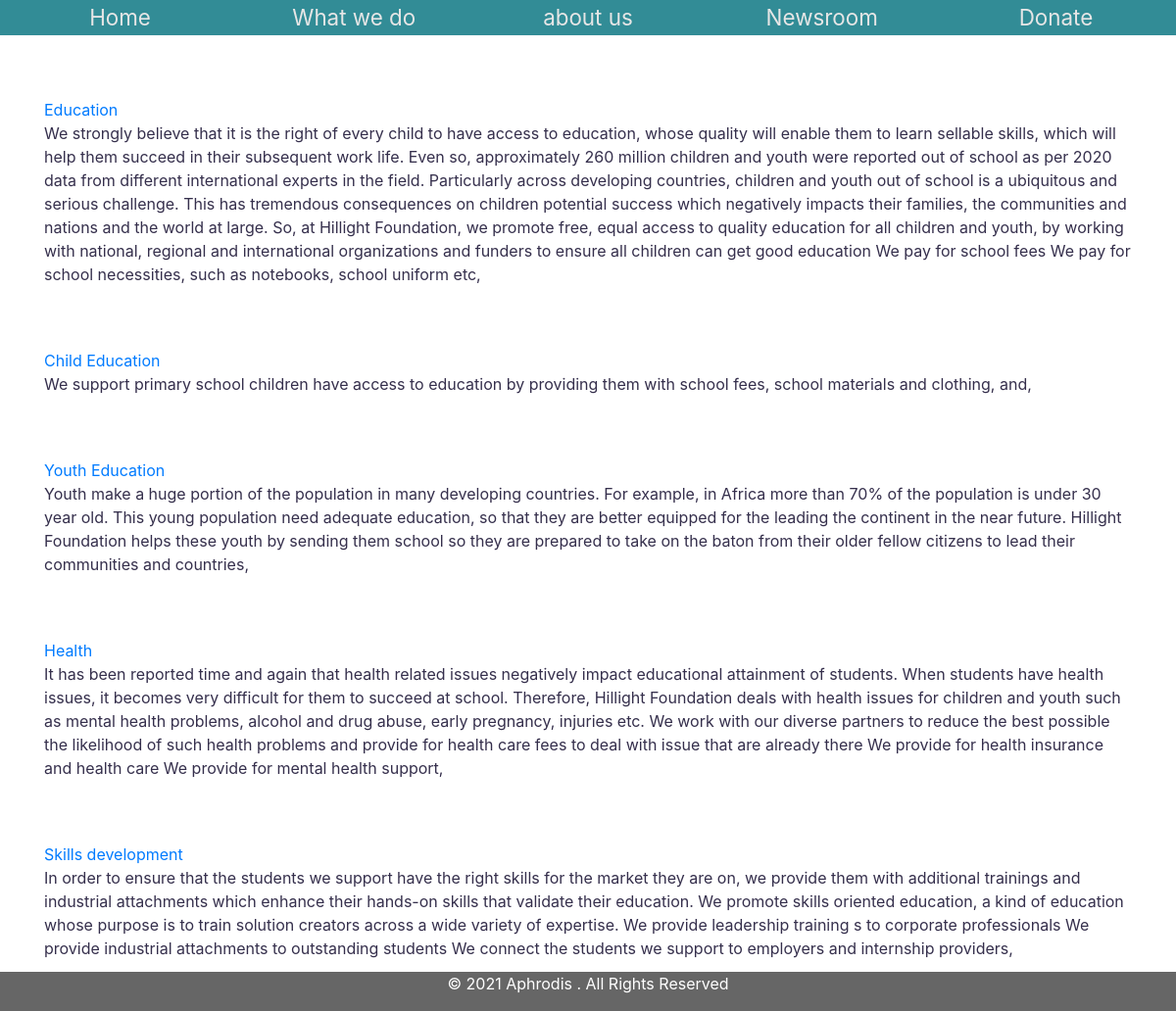
The page /actions/ on the database its author committed.
### missions/models.py (models this page shows)
class Mission(models.Model):
    contributor = models.ForeignKey(User, on_delete=models.CASCADE)
    title = models.CharField(max_length=150)
    mission = models.TextField()
    created = models.DateTimeField(auto_now_add = True)
    updated = models.DateTimeField(auto_now = True)
    def __str__(self):
        return self.mission

### missions/views.py (the view)
# urls.py: path('actions/', include("missions.urls")),
def actions(request):
    action = Mission.objects.all()
    action_df = pd.DataFrame(action).to_html()
    context = {
        'action' : action,
    }
    return render(request, 'hillightfoundation/actions.html', context)

### templates/hillightfoundation/actions.html (shortened to what this page needs)
{% extends "base.html" %}
{% block content %}
    <div class="">
        {% for data in action %}
            <div class="top">
                <a href='/stock/{{data.id}}' target="_blank">{{data.title}}</a>
            </div>
            <div>{{data.mission}},</div>
        {% endfor%}
    </div>
{% endblock %}

### static/styles.css (style rules this page uses)
body { max-width: 100%; overflow-x: hidden; color:rgba(23, 16, 49, 0.87); margin:0; padding-bottom: 3.3em; }
.top { padding-top: 4em; }

### rows shown on the page
Mission: title "Education", mission "We strongly believe that it is the right of every child to have access to education, whose quality will enable them to learn sellable skills, which will help them succeed in their subsequent work life. Even so, approximately 260 million children and youth were reported out of school as per 2020 data from different international experts in the field. Particularly across developing countries, children and youth out of school is a ubiquitous and serious challenge. This has tremendous consequences on children potential success which negatively impacts their families, the communities and nations and the world at large. So, at Hillight Foundation, we promote free, equal access to quality…"
Mission: title "Child Education", mission "We support primary school children have access to education by providing them with school fees, school materials and clothing, and"
Mission: title "Youth Education", mission "Youth make a huge portion of the population in many developing countries. For example, in Africa more than 70% of the population is under 30 year old. This young population need adequate education, so that they are better equipped for the leading the continent in the near future. Hillight Foundation helps these youth by sending them school so they are prepared to take on the baton from their older fellow citizens to lead their communities and countries"
Mission: title "Health", mission "It has been reported time and again that health related issues negatively impact educational attainment of students. When students have health issues, it becomes very difficult for them to succeed at school. Therefore, Hillight Foundation deals with health issues for children and youth such as mental health problems, alcohol and drug abuse, early pregnancy, injuries etc. We work with our diverse partners to reduce the best possible the likelihood of such health problems and provide for health care fees to deal with issue that are already there We provide for health insurance and health care We provide for mental health support"
Mission: title "Skills development", mission "In order to ensure that the students we support have the right skills for the market they are on, we provide them with additional trainings and industrial attachments which enhance their hands-on skills that validate their education. We promote skills oriented education, a kind of education whose purpose is to train solution creators across a wide variety of expertise. We provide leadership training s to corporate professionals We provide industrial attachments to outstanding students We connect the students we support to employers and internship providers"
